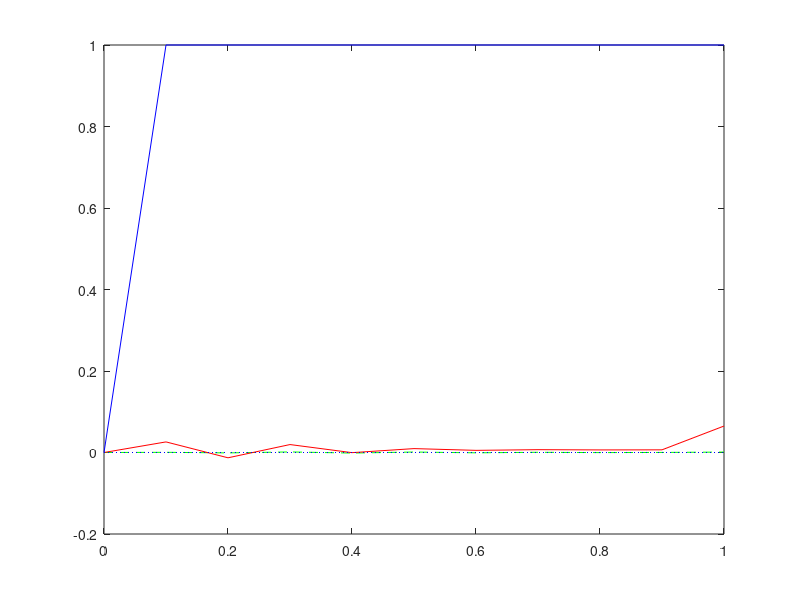

Recreate this plot in MATLAB.
clc
clear;
alpha = 1; % k/(rho*c)
L = 1;  % length of domain
T = 1; % maximum time upto which the simulation needs to be run


Nt = 400;   %no. of time-step to reach max time
Dt = T/Nt;  % delta t = time step size
Nx=10;      % No. grid point-1
Dx=L/Nx;    % grid size

b=alpha*Dt/(Dx*Dx); % beta = alpha*delat t/(delat x)^2
th= zeros(Nx+1,Nt+1);

disp(b)


for i = 1:Nx+1      % Loop for Intial Condition
    x(i)=(i-1)*Dx;  % progression in space from i=1 to Nx+1
    th(i,1)=1;      % value of all theta at initial time (t=1)
end

for k=1:Nt+1        % Loop for Boundary Condition
    th(1,k)=0;      % value @ left boundray i.e theta @ i=1,at all time
    t(k)=(k-1)*Dt;  % progression in time from time t=1 to Nt+1
end

for k=1:Nt          % time loop
    for i=2:Nx      % spatial loop
        th(i,k+1)=(1/(1+2*b))*(th(i,k)- b*(th(i-1,k+1)+ th(i+1,k+1)));      
    end
    th(Nx+1,k+1)= (1/(1+2*b))*(th(Nx+1,k)+ 2*b*th(Nx-1,k+1));          
end

figure (1)
plot(x,th(:,1),'-b',x,th(:,Nt/20),'--g',x,th(:,Nt/40),'-r',x,th(:,Nt),':b')
